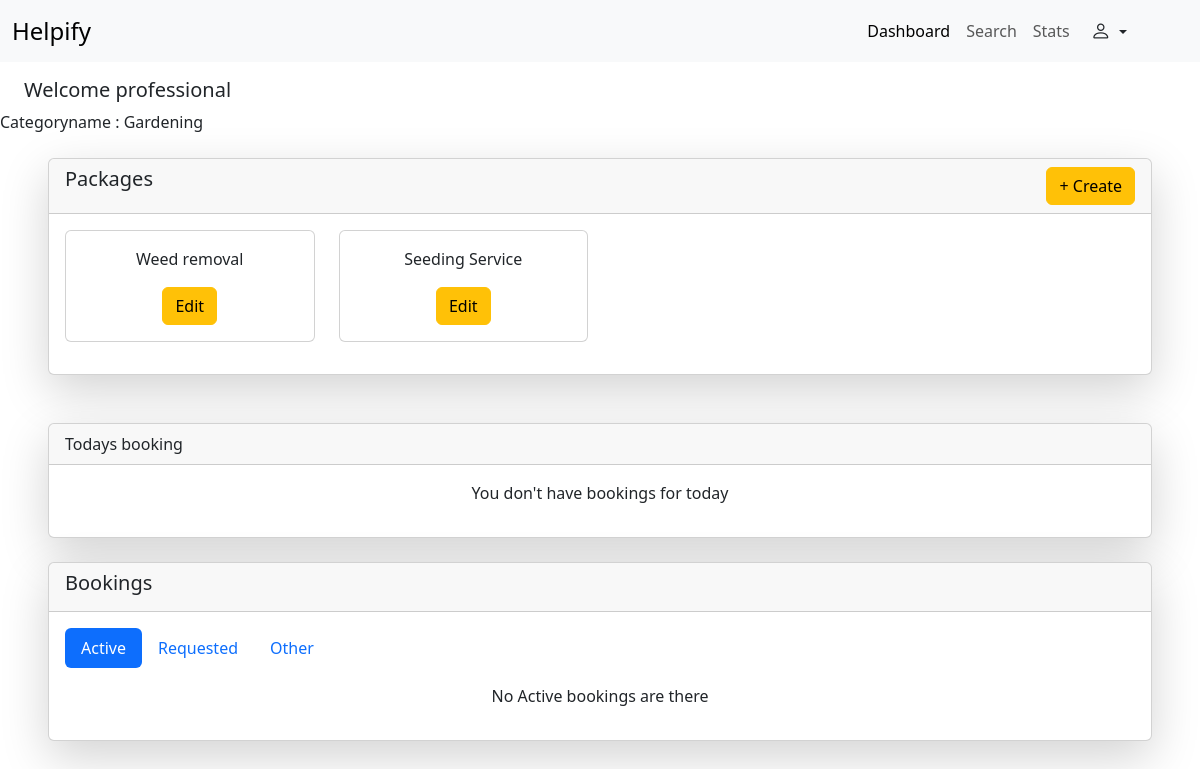
Page /professional/dashboard (signed in) on the committed database.
### backend/models.py (models this page shows)
class ServiceCategory(db.Model):
    __tablename__  = "category"
    id = db.Column(db.Integer , primary_key = True , autoincrement=True )
    name = db.Column(db.String  ,unique=True, nullable = False)
    professionals= db.relationship("ServiceProfessional" , backref="category" )
    packages= db.relationship("ServicePackage" , backref="category" )
    bookings= db.relationship("Booking" , backref="category" )

class ServicePackage(db.Model):
    __tablename__ = "package"
    id = db.Column(db.Integer , primary_key = True , autoincrement=True)
    name = db.Column(db.String  ,unique=True, nullable = False)
    price = db.Column(db.Integer , nullable=False)
    prof_id = db.Column(db.Integer, db.ForeignKey("professional.id"), nullable=False)
    cat_id = db.Column(db.Integer, db.ForeignKey("category.id"), nullable=False)
    associate_bookings= db.relationship("Booking" , backref="package" )

### backend/routes.py (the view)
@app.route("/professional/dashboard")
@login_required
def prof_dash():
    active_bookings=[]
    requested_bookings = []
    other_bookings = []
    todaysdate = datetime.now().strftime("%Y-%m-%d")
    todays_bookings = []
    print(type(todaysdate))
    for booking in current_user.recieved_bookings:
        if ( booking.status =="Active" or booking.status=="Started" or booking.status=="Finished" ) and booking.date == todaysdate:
                todays_bookings.append(booking)
        elif booking.status=="Active":
            active_bookings.append(booking)
        elif booking.status == "Requested":
            requested_bookings.append(booking)
        else:
            other_bookings.append(booking)
    return render_template("/professional/dashboard.html" , current_prof = current_user ,
                           active_bookings= active_bookings , requested_bookings = requested_bookings , other_bookings = other_bookings , todays_bookings = todays_bookings)

### templates/professional/dashboard.html (shortened to what this page needs)
<!DOCTYPE html>
<html lang="en">
<head>
    <link href="https://cdn.jsdelivr.net/npm/bootstrap@5.3.7/dist/css/bootstrap.min.css" rel="stylesheet"
>
    <link rel="stylesheet" href="https://cdn.jsdelivr.net/npm/bootstrap-icons@1.13.1/font/bootstrap-icons.min.css">
</head>
<body>
    <nav class="navbar navbar-expand-lg bg-body-tertiary">
        <div class="container-fluid">
            <a class="navbar-brand fs-4" href="#">Helpify</a>
            <div class="col-3lapse navbar-collapse " id="navbarNav">
                <ul class="navbar-nav ms-auto    ">
                    <li class="nav-item">
                        <a class="nav-link active" aria-current="page" href="#">Dashboard</a>
                    </li>
                    <li class="nav-item">
                        <a class="nav-link" href="#">Search</a>
                    </li>
                    <li class="nav-item">
                        <a class="nav-link" href="#">Stats</a>
                    </li>
                </ul>
                <div class="dropdown me-5 ">
                    <button class="btn btn- dropdown-toggle" type="button" data-bs-toggle="dropdown"
                        aria-expanded="false">
                        <i class="bi bi-person fs-5 "></i>
                    </button>
                </div>
            </div>
        </div>
    </nav>
    {% if current_prof.status == "Requested" %}
    <div class="card shadow-lg mt-5 p-3 ms-auto me-auto" style="width: 30%;">
        waiting for admin's approval.
    </div>
    {% elif current_prof.status == "Rejected" %}
    <div class="card shadow-lg  mt-5 p-3 ms-auto me-auto" style="width: 30%;">
        Request is rejected by admin.
    </div>
    {% elif current_prof.status == "Flagged" %}
    <div class="card shadow-lg mt-5 p-3 ms-auto me-auto" style="width: 30%;">
        You have been flagged by admin.
    </div>
    {% else %}
    <h5 class="mt-3 ms-4"> Welcome professional</h5>
    <p> Categoryname : {{current_prof.category.name}}</p>
    <div class="card shadow-lg ms-5 me-5 mt-4 text-center">
        <div class="card-header">
            <div class="d-flex d-inline">
                <h5>Packages</h5>
                <button type="button" class="btn btn-warning ms-auto" data-bs-toggle="modal"
                    data-bs-target="#create_package">
                    + Create
                </button>
            </div>
        </div>
        <div class="card-body">
            {% if current_prof.packages %}
            <div class="row">
                {% for pack in current_prof.packages %}
                <div class="col-3 mb-3">
                    <div class="card">
                        <div class="card-body">
                            <p>{{pack.name}}</p>
                            <button type="button" class="btn btn-warning" data-bs-toggle="modal"
                                data-bs-target="#edit-pack-{{pack.id}}">Edit</button>
                        </div>
                    </div>
                </div>
                {% endfor %}
            </div>
            {% else %}
            <div class="text-center">
                No packages available. Create packages to start working.
            </div>
            {% endif %}
        </div>
    </div>
    <div class="card mt-5 ms-5 me-5 shadow-lg mb-3">
        <div class="card-header">
            Todays booking
        </div>
        <div class="card-body">
            {% if todays_bookings %}
            <table class="table">
                <thead>
                    <tr>
                        <th scope="col">Customer Name</th>
                        <th scope="col">Package Name</th>
                        <th scope="col">Email</th>
                        <th scope="col">Date</th>
                        <th scope="col">Time</th>
                        <th scope="col">Price</th>
                        <th scope="col">Address</th>
                        <th scope="col">Phone</th>
                        <th scope="col">
                            Actions
                        </th>
                    </tr>
                </thead>
                <tbody>
                    {% for tb in todays_bookings %}
                    <tr>
                        <td>{{tb.user.name}}</td>
                        <td>{{tb.package.name}}</td>
                        <td>{{tb.user.email}}</td>
                        <td>{{tb.date}}</td>
                        <td>{{tb.time}}</td>
                        <td>{{tb.package.price}}</td>
                        <td>{{tb.user.address}}</td>
                        <td>{{tb.user.phone}}</td>
                        <td>
                            {% if tb.status == "Active" %}
                            <button class="btn btn-success" data-bs-toggle="modal" data-bs-target="#start-booking-{{tb.id}}">Start</button>
                            <div class="modal fade" id="start-booking-{{tb.id}}" tabindex="-1"
                                aria-labelledby="exampleModalLabel" aria-hidden="true">
                                <div class="modal-dialog">
                                    <div class="modal-content">
                                        <div class="modal-header">
                                            <h1 class="modal-title fs-5" id="exampleModalLabel">Start Bookings
                                            </h1>
                                            <button type="button" class="btn-close" data-bs-dismiss="modal"
                                                aria-label="Close"></button>
                                        </div>
                                        <div class="modal-body">
                                            Are you sure you want to Start?
                                        </div>
                                        <div class="modal-footer">
                                            <form action="/booking?task=start&book_id={{tb.id}}" method="POST">
                                                <button type="submit" class="btn btn-success">Yes</button>
                                            </form>
                                            <button class="btn btn-secondary" data-bs-dismiss="modal">NO</button>
                                        </div>
                                    </div>
                                </div>
                            </div>
                            </div>
                            {% elif tb.status =="Started" %}
                            <button class="btn btn-secondary" data-bs-toggle="modal" data-bs-target="#Finish-booking-{{tb.id}}">Finihs</button>
                            <div class="modal fade" id="Finish-booking-{{tb.id}}" tabindex="-1"
                                aria-labelledby="exampleModalLabel" aria-hidden="true">
                                <div class="modal-dialog">
                                    <div class="modal-content">
                                        <div class="modal-header">
                                            <h1 class="modal-title fs-5" id="exampleModalLabel">Finish Bookings
                                            </h1>
                                            <button type="button" class="btn-close" data-bs-dismiss="modal"
                                                aria-label="Close"></button>
                                        </div>
                                        <div class="modal-body">
                                            Are you sure you want to Finish?
                                        </div>
                                        <div class="modal-footer">
                                            <form action="/booking?task=finish&book_id={{tb.id}}" method="POST">
                                                <button type="submit" class="btn btn-success">Yes</button>
                                            </form>
                                            <button class="btn btn-secondary" data-bs-dismiss="modal">NO</button>
                                        </div>
                                    </div>
                                </div>
                            </div>
                            </div>
                            {% elif tb.status == "Finished" %}
                            <p>Waiting for customer to close</p>
                            {% endif %}
                        </td>
                </tr>
                {% endfor %}
             </tbody>
        </table>
        {% else %}
        <div class="text-center ">
            <p>You don't have bookings for today</p>
        </div>
        {% endif %}
    </div>
    </div>
    <div class="card mt-4 ms-5 me-5 shadow-lg mb-3">
        <div class="card-header">
            <h5>Bookings</h5>
        </div>
        <div class="card-body">
            <ul class="nav nav-pills mb-3" id="pills-tab" role="tablist">
                <li class="nav-item" role="presentation">
                    <button class="nav-link active" id="pills-Activebooking-tab" data-bs-toggle="pill"
                        data-bs-target="#pills-Activebooking" type="button" role="tab"
                        aria-controls="pills-Activebooking" aria-selected="true">Active</button>
                </li>
                <li class="nav-item" role="presentation">
                    <button class="nav-link" id="pills-RequestedBooking-tab" data-bs-toggle="pill"
                        data-bs-target="#pills-RequestedBooking" type="button" role="tab"
                        aria-controls="pills-RequestedBooking" aria-selected="false">Requested</button>
                </li>
                <li class="nav-item" role="presentation">
                    <button class="nav-link" id="pills-otherbooking-tab" data-bs-toggle="pill"
                        data-bs-target="#pills-otherbooking" type="button" role="tab" aria-controls="pills-otherbooking"
                        aria-selected="false">Other</button>
                </li>
            </ul>
            <div class="tab-content" id="pills-tabContent">
                <div class="tab-pane fade show active" id="pills-Activebooking" role="tabpanel"
                    aria-labelledby="pills-Activebooking-tab" tabindex="0">
                    {% if active_bookings %}
                    <table class="table">
                        <thead>
                            <tr>
                                <th scope="col">Customer Name</th>
                                <th scope="col">Package Name</th>
                                <th scope="col">Email</th>
                                <th scope="col">Date</th>
                                <th scope="col">Time</th>
                                <th scope="col">Price</th>
                                <th scope="col">Address</th>
                                <th scope="col">Phone</th>
                                <!-- <th scope="col">
                                    Actions
                                </th> -->
                            </tr>
                        </thead>
                        <tbody>
                            {% for ab in active_bookings %}
                            <tr>
                                <td>{{ab.user.name}}</td>
                                <td>{{ab.package.name}}</td>
                                <td>{{ab.user.email}}</td>
                                <td>{{ab.date}}</td>
                                <td>{{ab.time}}</td>
                                <td>{{ab.package.price}}</td>
                                <td>{{ab.user.address}}</td>
                                <td>{{ab.user.phone}}</td>
                                <!-- <td>
                                    <button class="btn btn-warning" data-bs-toggle="modal" data-bs-target="#flag-prof-{{ab.id}}">
                                        Flag
                                    </button>
                                    <div class="modal fade" id="flag-prof-{{ab.id}}" tabindex="-1"
                                        aria-labelledby="exampleModalLabel" aria-hidden="true">
                                        <div class="modal-dialog">
                                            <div class="modal-content">
                                                <div class="modal-header">
                                                    <h1 class="modal-title fs-5" id="exampleModalLabel">Flag {{ab.name}}
                                                    </h1>
                                                    <button type="button" class="btn-close" data-bs-dismiss="modal"
                                                        aria-label="Close"></button>
                                                </div>
                                                <div class="modal-body">
                                                    Are you sure you want to flag {{ab.name}}?
                                                </div>
                                                <div class="modal-footer">
                                                    <form action="/professional?task=flag&prof_id={{ab.id}}" method="POST">
                                                        <button type="submit" class="btn btn-success">Yes</button>
                                                    </form>
                                                    <button class="btn btn-secondary" data-bs-dismiss="modal">NO</button>
                                                </div>
                                                                                                    </div>
                                            </div>
                                        </div>
                                    </div>
                                </td>-->
                            </tr>
                            {% endfor %}
                        </tbody>
                    </table>
                    {% else %}
                    <div class="text-center ">
                        <p> No Active bookings are there</p>
                    </div>
                    {% endif %}
                </div>
    </div>
    </div>
    </div>
    {% endif %}
</body>
</html>

### rows in the picture
ServiceCategory: category.name "Gardening"
ServicePackage: name "Weed removal"
ServicePackage: name "Seeding Service"
